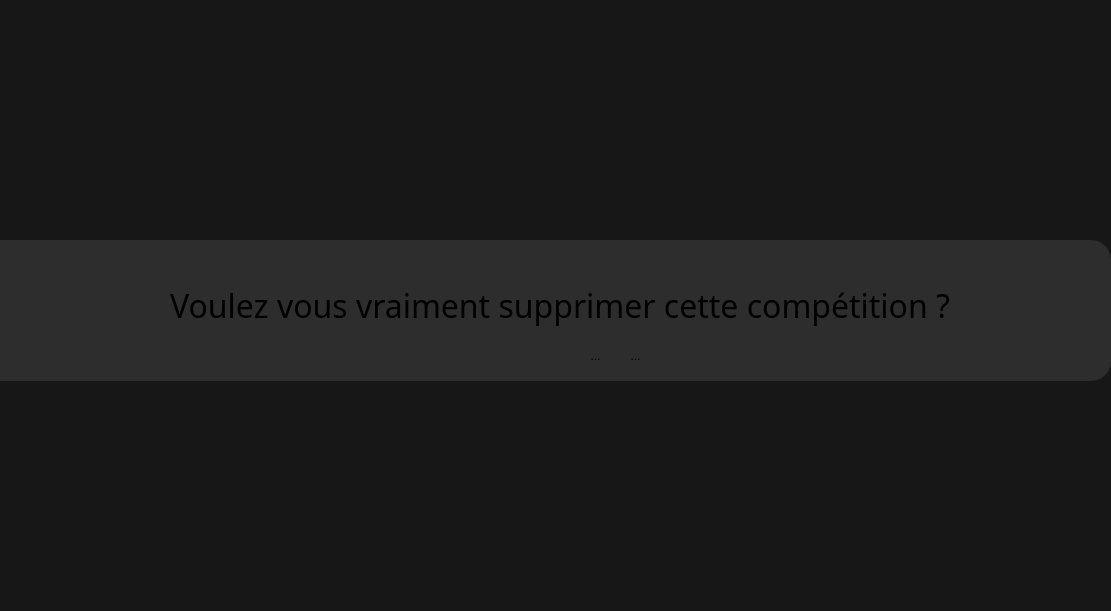
   <widget class="QWidget" name="SupprimerComp" native="true">
    <property name="geometry">
     <rect>
      <x>0</x>
      <y>700</y>
      <width>1111</width>
      <height>611</height>
     </rect>
    </property>
    <property name="styleSheet">
     <string notr="true">background-color:rgba(0,0,0,0.7)</string>
    </property>
    <widget class="QWidget" name="SuppComp" native="true">
     <property name="geometry">
      <rect>
       <x>-20</x>
       <y>240</y>
       <width>1131</width>
       <height>141</height>
      </rect>
     </property>
     <property name="styleSheet">
      <string notr="true">background-color : #2d2d2d;
border-radius:20px
</string>
     </property>
     <widget class="QLabel" name="label_215">
      <property name="geometry">
       <rect>
        <x>190</x>
        <y>40</y>
        <width>871</width>
        <height>51</height>
       </rect>
      </property>
      <property name="font">
       <font>
        <family>Calibri Light</family>
        <pointsize>24</pointsize>
       </font>
      </property>
      <property name="text">
       <string>Voulez vous vraiment supprimer cette compétition ?</string>
      </property>
     </widget>
     <widget class="QLabel" name="label_216">
      <property name="geometry">
       <rect>
        <x>130</x>
        <y>46</y>
        <width>41</width>
        <height>41</height>
       </rect>
      </property>
      <property name="text">
       <string/>
      </property>
      <property name="pixmap">
       <pixmap>supp.png</pixmap>
      </property>
      <property name="scaledContents">
       <bool>true</bool>
      </property>
     </widget>
     <widget class="QToolButton" name="btnAnnulerSuppComp">
      <property name="geometry">
       <rect>
        <x>640</x>
        <y>100</y>
        <width>31</width>
        <height>31</height>
       </rect>
      </property>
      <property name="cursor">
       <cursorShape>PointingHandCursor</cursorShape>
      </property>
      <property name="text">
       <string>...</string>
      </property>
      <property name="icon">
       <iconset>
        <normaloff>close.png</normaloff>close.png</iconset>
      </property>
      <property name="iconSize">
       <size>
        <width>30</width>
        <height>30</height>
       </size>
      </property>
     </widget>
     <widget class="QToolButton" name="btnEnregSuppComp">
      <property name="geometry">
       <rect>
        <x>600</x>
        <y>100</y>
        <width>31</width>
        <height>31</height>
       </rect>
      </property>
      <property name="cursor">
       <cursorShape>PointingHandCursor</cursorShape>
      </property>
      <property name="text">
       <string>...</string>
      </property>
      <property name="icon">
       <iconset>
        <normaloff>a.png</normaloff>a.png</iconset>
      </property>
      <property name="iconSize">
       <size>
        <width>30</width>
        <height>30</height>
       </size>
      </property>
     </widget>
    </widget>
   </widget>
